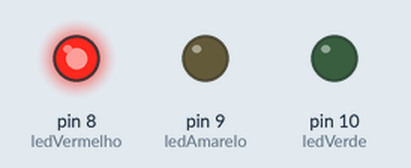
Recording of a sketch running on a simulated Arduino Uno, built with avr-gcc and run on an emulated ATmega328P. On the bench: output pins drawn as LEDs (lit = HIGH).

Above: at 2.5 s.
At 7.5 s:
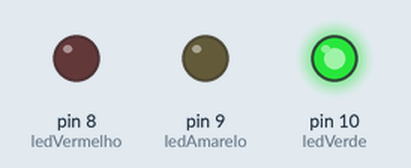
At 11.0 s:
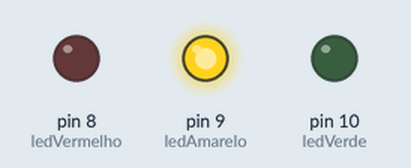
Timing chart, 0 to 15.6 s (numbered marks = the images above):
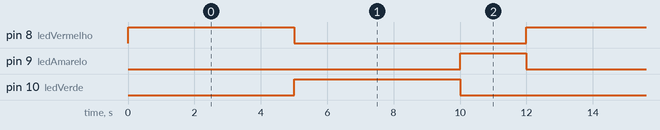

The sketch:

2.ino
```cpp
// Definição dos pinos dos LEDs
const int ledVermelho = 8;
const int ledAmarelo = 9;
const int ledVerde = 10;

void setup() {
  // Configura os pinos como saída
  pinMode(ledVermelho, OUTPUT);
  pinMode(ledAmarelo, OUTPUT);
  pinMode(ledVerde, OUTPUT);
}

void loop() {
  // Vermelho ligado
  digitalWrite(ledVermelho, HIGH);
  digitalWrite(ledAmarelo, LOW);
  digitalWrite(ledVerde, LOW);
  delay(5000); // espera 5 segundos

  // Verde ligado
  digitalWrite(ledVermelho, LOW);
  digitalWrite(ledAmarelo, LOW);
  digitalWrite(ledVerde, HIGH);
  delay(5000); // espera 5 segundos

  // Amarelo ligado
  digitalWrite(ledVermelho, LOW);
  digitalWrite(ledAmarelo, HIGH);
  digitalWrite(ledVerde, LOW);
  delay(2000); // espera 2 segundos
}
```

Measured:
- by itself, pin 8 (ledVermelho), pin 10 (ledVerde): alternates HIGH for 5.0 s and LOW for 7.0 s
- by itself, pin 9 (ledAmarelo): alternates HIGH for 2.0 s and LOW for 10.0 s
- by itself, everything shown: repeats every 12.0 s, in 3 steps
